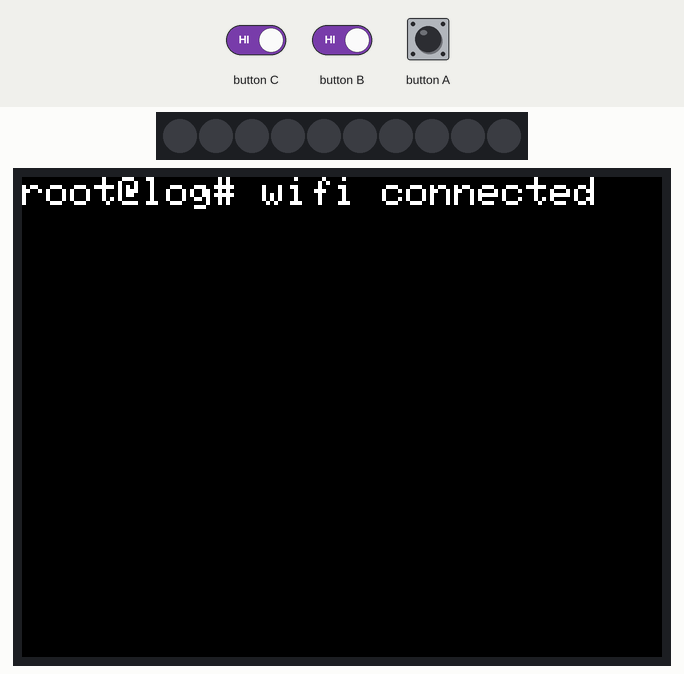
Recording of a sketch running on a simulated ESP32. On the bench: 10 RGB LEDs in strip order, left to right, 320×240 colour display. Inputs (shaded band) come from the test bench. WiFi joins after 1.5 s; servers stay silent unless stated.

Above: at 6.5 s.
6.6 s: button A pressed for 0.15 s
At 9.1 s:
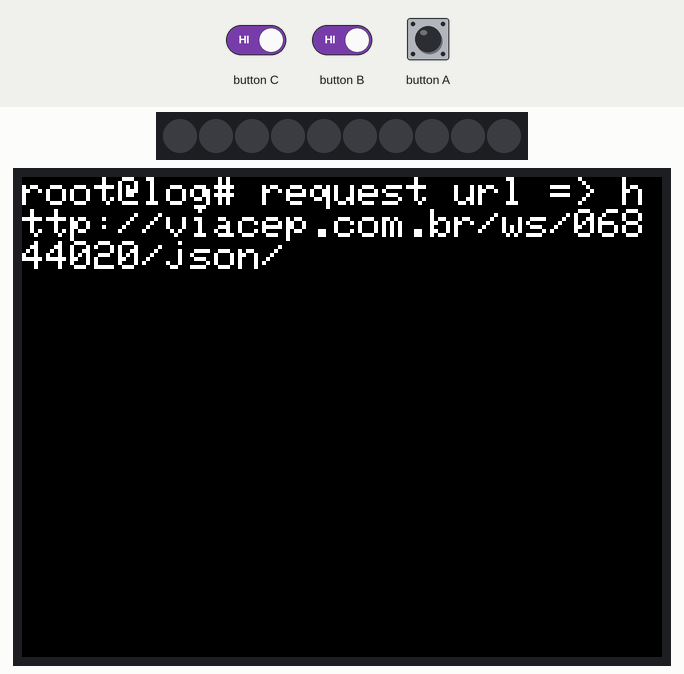
9.4 s: button C driven LOW and button B driven LOW
12.4 s: button C set HIGH
At 14.5 s:
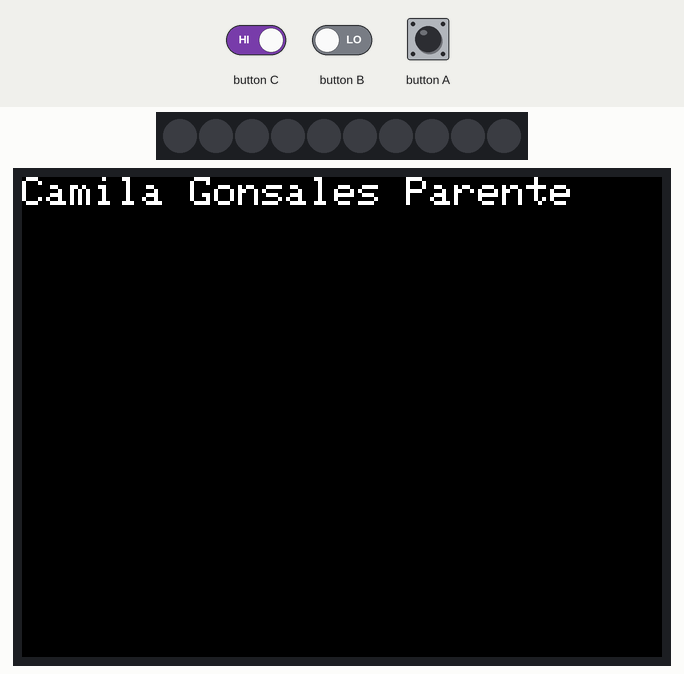
15.4 s: button C set LOW
At 17.6 s:
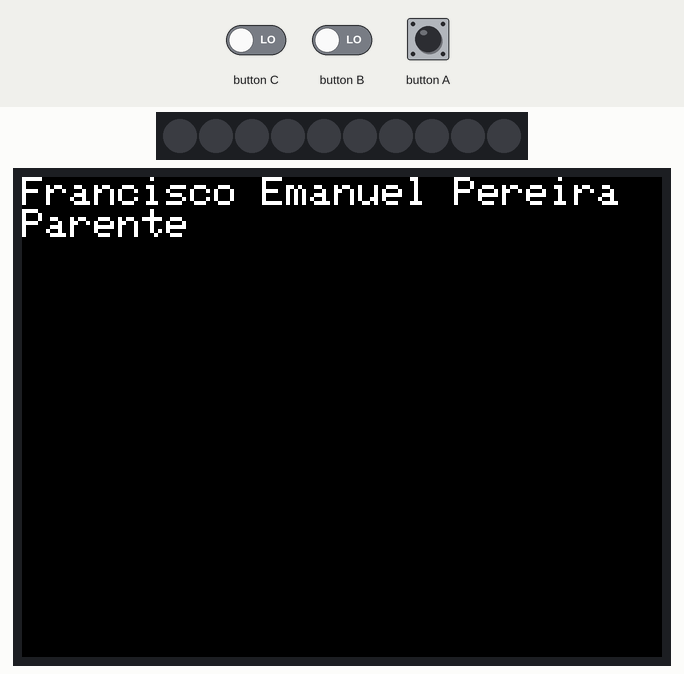
17.9 s: button A pressed for 1 s
At 18.7 s:
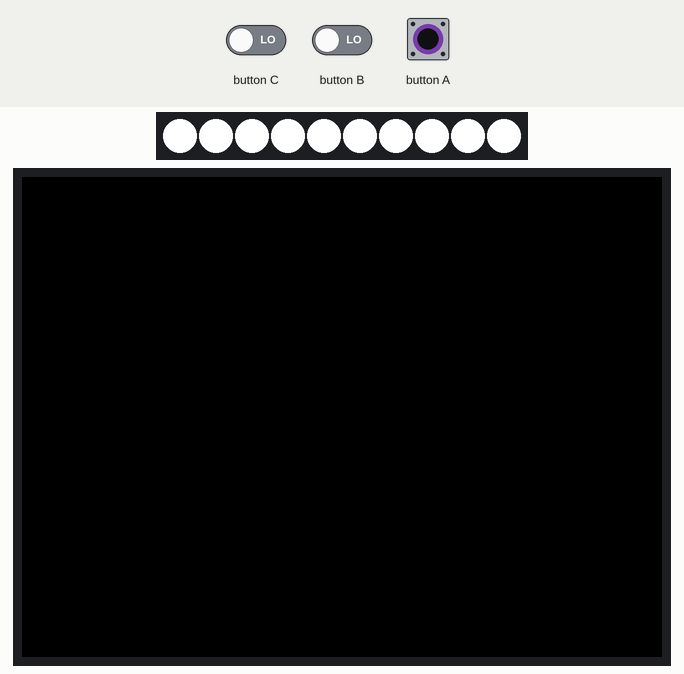
Timing chart, 0 to 20.9 s (numbered marks = the images above; inputs shaded):
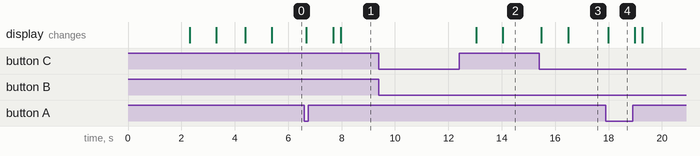

Measured:
- after the input at 6.6 s, the display: first changes after 0.08 s (image 1 shows a later state)
- after the input at 9.4 s, every drawn part: stays the same
- after the input at 15.4 s, the display: first changes after 0.08 s (image 3 shows a later state)
- after the input at 17.9 s, the display: changes after 0.08 s (image 4)

The sketch:

m5stack.ino
```cpp
#include <Adafruit_NeoPixel.h>
#include <M5Stack.h>
#include <WiFi.h>
#include <HTTPClient.h>
#include <ArduinoJson.h>

#define BLACK           0x0000
#define RED             0xF800
#define CYAN            0x07FF
#define YELLOW          0xFFE0
#define WHITE           0xFFFF

#define POS_X_GRAFICO       30
#define POS_Y_GRAFICO       3
#define ALTURA_GRAFICO      180
#define COMPRIMENTO_GRAFICO 270

#define POS_X_DADOS 30
#define POS_Y_DADOS 200

#define M5STACK_FIRE_NEO_NUM_LEDS 10
#define M5STACK_FIRE_NEO_DATA_PIN 15

Adafruit_NeoPixel pixels = Adafruit_NeoPixel(M5STACK_FIRE_NEO_NUM_LEDS, M5STACK_FIRE_NEO_DATA_PIN, NEO_GRB + NEO_KHZ800);

int COLOR_RED_RGB [3] = {255, 0, 0};
int COLOR_GREEN_RGB [3] = {51, 204, 51};
int COLOR_WHITE_RGB [3] = {255, 255, 255};

void setup() {
  beginM5();
  connectInternet();
}

void connectInternet() {
  const char* ssid = "FRANCISCO";
  const char* password =  "francisco2018";

  WiFi.begin(ssid, password);

  lcd_clear();
  M5.Lcd.setCursor(0, 0);
  M5.Lcd.print("root@log#");
  M5.Lcd.setCursor(0, 20);
  M5.Lcd.print("connecting wifi");

  int tentativas = 0;
  while (WiFi.status() != WL_CONNECTED) {

    M5.Lcd.print(".");
    delay(1000);

    if (tentativas > 8) {
      exibirLed(1000, COLOR_RED_RGB[0], COLOR_RED_RGB[1], COLOR_RED_RGB[2]);
      M5.Lcd.print("root@log# wifi connected");
      break;
    }

    tentativas++;
  }

  lcd_clear();
  M5.Lcd.setCursor(0, 0);
  if (WiFi.status() == WL_CONNECTED) {
    exibirLed(1000, COLOR_GREEN_RGB[0], COLOR_GREEN_RGB[1], COLOR_GREEN_RGB[2]);
    M5.Lcd.print("root@log# wifi connected");
  }
}

void exibirLed(int t, int r, int g, int b ) {
  for (int n = 0; n < 10; n++)pixels.setPixelColor(n, pixels.Color(r, g, b));
  pixels.show();

  delay(t);
  for (int n = 0; n < 10; n++)pixels.setPixelColor(n, pixels.Color(0, 0, 0));
  pixels.show();
}

void beginM5() {

  pixels.begin();

  M5.begin();
  M5.Lcd.setBrightness(100);
  M5.Lcd.setTextSize(5);
  M5.Lcd.setCursor(100, 100);
  M5.Lcd.fillScreen(WHITE);
  M5.Lcd.setTextColor(RED);
  M5.Lcd.printf("r00t");
  M5.Lcd.setTextColor(BLACK);
  M5.Lcd.printf("?");
  M5.Lcd.setTextSize(2);
  delay(2000);
}

void show(int tela = 0) {

  if (tela == 0) {
    lcd_clear();
    M5.Lcd.setCursor(0, 0);
    exibirLed(1000, COLOR_WHITE_RGB[0], COLOR_WHITE_RGB[1], COLOR_WHITE_RGB[2]);
    requestViaCep();
  }

  if (tela == 1) {
    lcd_clear();
    M5.Lcd.setCursor(0, 0);
    M5.Lcd.print("Camila Gonsales Parente");
    exibirLed(1000, COLOR_WHITE_RGB[0], COLOR_WHITE_RGB[1], COLOR_WHITE_RGB[2]);
  }

  if (tela == 2) {
    lcd_clear();
    M5.Lcd.setCursor(0, 0);
    M5.Lcd.print("Francisco Emanuel Pereira Parente");
    exibirLed(1000, COLOR_WHITE_RGB[0], COLOR_WHITE_RGB[1], COLOR_WHITE_RGB[2]);
  }

}

void requestViaCep() {
  HTTPClient http;

  String url = "http://viacep.com.br/ws/06844020/json/";
  http.begin(url);
  int httpCode = http.GET();

  lcd_clear();
  M5.Lcd.setCursor(0, 0);
  M5.Lcd.print("root@log# request url => ");
  M5.Lcd.print(url);
  delay(5000);

  if (httpCode == 200) {
    DynamicJsonBuffer jsonBuffer;

    String payload = http.getString();
    JsonObject& parsed = jsonBuffer.parseObject(payload);

    lcd_clear();
    M5.Lcd.setTextSize(2);
    M5.Lcd.setCursor(0, 0);
    M5.Lcd.print(payload);
    delay(5000);
  }

  http.end();
}

void lcd_clear() {
  M5.Lcd.fillScreen(BLACK);
  M5.Lcd.setCursor(0, 0);
  M5.Lcd.setTextColor(WHITE);
  M5.Lcd.setTextSize(2);
}

void loop() {
  if (M5.BtnA.wasPressed()) {
    show(0);
  }

  if (M5.BtnB.wasPressed()) {
    show(1);
  }

  if (M5.BtnC.wasPressed()) {
    show(2);
  }

  M5.update();
}
```
